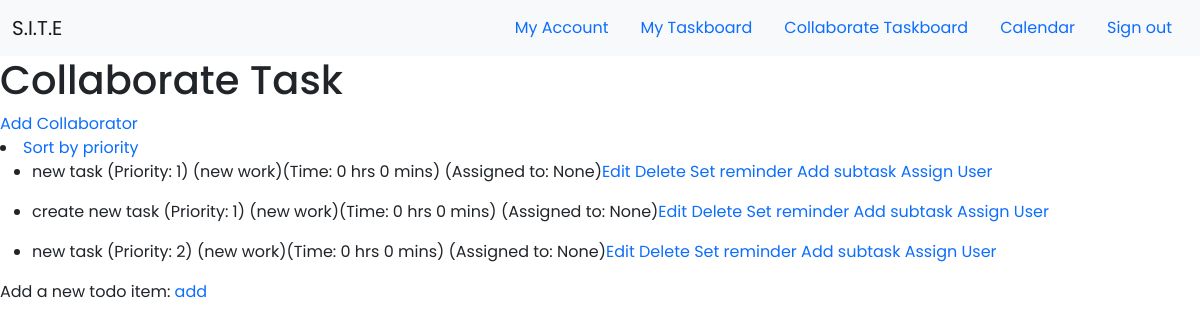
/collaboratetaskboard (signed in), run on the app's committed database.
### app/models.py (models this page shows, shortened)
class Task(db.Model):
    id = db.Column(db.Integer, primary_key=True, autoincrement=True)
    content = db.Column(db.String, unique=False, nullable=False)
    complete = db.Column(db.Boolean, default=False)
    estimatehr = db.Column(db.Integer, nullable = True)
    estimatemin = db.Column(db.Integer, nullable = True)
    priority = db.Column(db.Integer, nullable=False)
    collaborate_id = db.Column(db.Integer, nullable=True, unique=False)
    assign_user = db.Column(db.String,unique=False, nullable=True)
    category_id = db.Column(db.Integer, db.ForeignKey('category.id'), nullable=False)
    category = db.relationship('Category', backref=db.backref('categories', lazy=True))
    subtask = db.relationship('Subtask', backref = 'subtasks', lazy = 'dynamic')
    user_id = db.Column(db.Integer, db.ForeignKey('user.id'))

class Category(db.Model):
    id = db.Column(db.Integer, primary_key=True)
    category = db.Column(db.String(30), unique=True, nullable=False)
    user_id = db.Column(db.Integer, db.ForeignKey('user.id'))

### app/routes.py (the view)
@app.route('/collaboratetaskboard',methods=['GET', 'POST'])
def collaboratetaskboard():
    user = User.query.filter_by(username=current_user.username).first()
    tasks = Task.query.filter_by(collaborate_id=user.collaborate).all()
    subtask = Subtask.query.all()
    return render_template('collaboratetask.html', tasks=tasks, subtasks=subtask)

### app/models.py (called while the page is built)
@login.user_loader
def load_user(id):
    return User.query.get(int(id))

### app/templates/collaboratetask.html (shortened to what this page needs)
{% extends "base.html" %}
{% block content %}
<link rel="stylesheet" type="text/css" href="{{ url_for('static', filename='css/taskboard.css') }}">
    {% if current_user.is_authenticated %}
            <div>
                <h1>Collaborate Task</h1>
                <a href ="/addcollaborator">Add Collaborator</a>
                        <li><a href="/priority">Sort by priority</a></li>
                {% for task in tasks %}
                <ul>
                <li>
                    {{ task.content }} (Priority: {{task.priority}}) ({{task.category.category}})(Time: {{task.estimatehr}} hrs {{task.estimatemin}} mins) (Assigned to: {{task.assign_user}})<a href= "/edittask/{{task.id}}">Edit</a>  <a href= "/delete/{{task.id}}"> Delete</a>  <a href= "/reminder/{{task.id}}">Set reminder</a> <a href="/addsubtask/{{task.id}}">Add subtask</a> <a href="/assignuser/{{task.id}}">Assign User</a>
                </li>
                </ul>
                {% endfor %}
                <div>Add a new todo item:
                <a href="/addcollaboratetask"> add</a>
                </div>
            </div>
    {% endif %}
{% endblock %}

### app/static/css/style.css (style rules this page uses)
* { font-family: 'Poppins', sans-serif; margin: 0; padding: 0; }
html, body { margin: 0; padding: 0; }
a { text-decoration: none; }

### data on the page
Task: content "new task", priority "1", category.category "new work", estimatehr "0", estimatemin "0", assign_user "None"
Task: content "create new task", priority "1", category.category "new work", estimatehr "0", estimatemin "0", assign_user "None"
Task: content "new task", priority "2", category.category "new work", estimatehr "0", estimatemin "0", assign_user "None"
